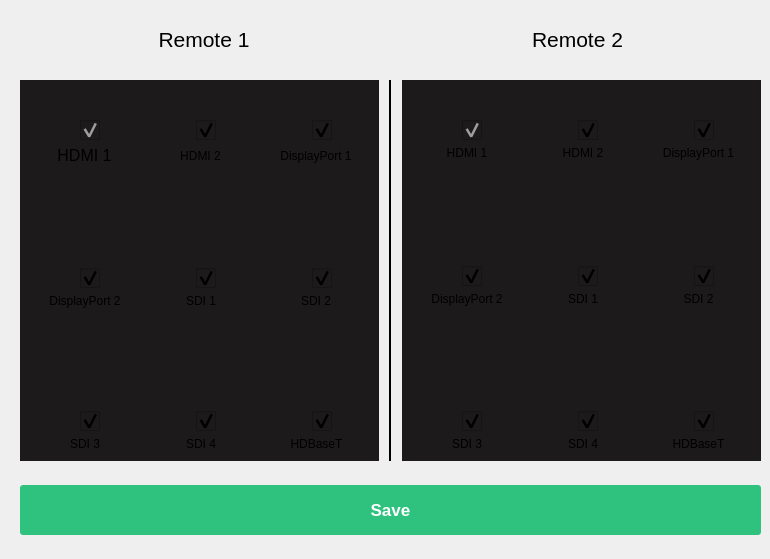
     <widget class="QWidget" name="page_2">
      <property name="styleSheet">
       <string notr="true">QCheckBox::indicator {
     width: 20px;
     height: 20px;
 }
QCheckBox{
margin-left:50%; margin-right:50%;
}

QLabel{
font: 12pt &quot;MS Shell Dlg 2&quot;;
text-align:center;
}

</string>
      </property>
      <widget class="QWidget" name="horizontalLayoutWidget_5">
       <property name="geometry">
        <rect>
         <x>20</x>
         <y>80</y>
         <width>741</width>
         <height>381</height>
        </rect>
       </property>
       <layout class="QHBoxLayout" name="horizontalLayout_6">
        <property name="spacing">
         <number>10</number>
        </property>
        <item>
         <widget class="QFrame" name="frame">
          <property name="font">
           <font>
            <family>Ubuntu Mono</family>
            <pointsize>21</pointsize>
           </font>
          </property>
          <property name="styleSheet">
           <string notr="true">background-color: rgb(28, 26, 26);</string>
          </property>
          <widget class="QWidget" name="gridLayoutWidget_3">
           <property name="geometry">
            <rect>
             <x>10</x>
             <y>40</y>
             <width>341</width>
             <height>331</height>
            </rect>
           </property>
           <layout class="QGridLayout" name="gridLayout_3">
            <property name="leftMargin">
             <number>0</number>
            </property>
            <property name="topMargin">
             <number>0</number>
            </property>
            <property name="rightMargin">
             <number>0</number>
            </property>
            <property name="bottomMargin">
             <number>0</number>
            </property>
            <item row="7" column="2" alignment="Qt::AlignHCenter">
             <widget class="QLabel" name="label_17">
              <property name="text">
               <string>HDBaseT</string>
              </property>
              <property name="alignment">
               <set>Qt::AlignCenter</set>
              </property>
             </widget>
            </item>
            <item row="1" column="1" alignment="Qt::AlignHCenter">
             <widget class="QLabel" name="label_18">
              <property name="text">
               <string>HDMI 2</string>
              </property>
              <property name="alignment">
               <set>Qt::AlignCenter</set>
              </property>
             </widget>
            </item>
            <item row="6" column="1" alignment="Qt::AlignHCenter">
             <widget class="QCheckBox" name="checkBox_8">
              <property name="font">
               <font>
                <pointsize>-1</pointsize>
                <bold>true</bold>
               </font>
              </property>
              <property name="text">
               <string/>
              </property>
              <property name="checked">
               <bool>true</bool>
              </property>
             </widget>
            </item>
            <item row="1" column="2" alignment="Qt::AlignHCenter">
             <widget class="QLabel" name="label_31">
              <property name="text">
               <string>DisplayPort 1</string>
              </property>
              <property name="alignment">
               <set>Qt::AlignCenter</set>
              </property>
             </widget>
            </item>
            <item row="2" column="0">
             <widget class="QLabel" name="label_32">
              <property name="text">
               <string/>
              </property>
             </widget>
            </item>
            <item row="0" column="1" alignment="Qt::AlignLeft">
             <widget class="QCheckBox" name="checkBox_2">
              <property name="sizePolicy">
               <sizepolicy hsizetype="Ignored" vsizetype="Fixed">
                <horstretch>0</horstretch>
                <verstretch>0</verstretch>
               </sizepolicy>
              </property>
              <property name="font">
               <font>
                <pointsize>-1</pointsize>
                <bold>true</bold>
               </font>
              </property>
              <property name="text">
               <string/>
              </property>
              <property name="checked">
               <bool>true</bool>
              </property>
             </widget>
            </item>
            <item row="4" column="2" alignment="Qt::AlignHCenter">
             <widget class="QLabel" name="label_33">
              <property name="text">
               <string>SDI 2</string>
              </property>
              <property name="alignment">
               <set>Qt::AlignCenter</set>
              </property>
             </widget>
            </item>
            <item row="6" column="2" alignment="Qt::AlignHCenter">
             <widget class="QCheckBox" name="checkBox_9">
              <property name="font">
               <font>
                <pointsize>-1</pointsize>
                <bold>true</bold>
               </font>
              </property>
              <property name="text">
               <string/>
              </property>
              <property name="checked">
               <bool>true</bool>
              </property>
             </widget>
            </item>
            <item row="3" column="0" alignment="Qt::AlignHCenter">
             <widget class="QCheckBox" name="checkBox_4">
              <property name="font">
               <font>
                <pointsize>-1</pointsize>
                <bold>true</bold>
               </font>
              </property>
              <property name="text">
               <string/>
              </property>
              <property name="checked">
               <bool>true</bool>
              </property>
             </widget>
            </item>
            <item row="4" column="0" alignment="Qt::AlignHCenter">
             <widget class="QLabel" name="label_3">
              <property name="sizePolicy">
               <sizepolicy hsizetype="Preferred" vsizetype="Fixed">
                <horstretch>0</horstretch>
                <verstretch>0</verstretch>
               </sizepolicy>
              </property>
              <property name="text">
               <string>DisplayPort 2</string>
              </property>
              <property name="alignment">
               <set>Qt::AlignCenter</set>
              </property>
             </widget>
            </item>
            <item row="3" column="2" alignment="Qt::AlignHCenter">
             <widget class="QCheckBox" name="checkBox_6">
              <property name="font">
               <font>
                <pointsize>-1</pointsize>
                <bold>true</bold>
               </font>
              </property>
              <property name="text">
               <string/>
              </property>
              <property name="checked">
               <bool>true</bool>
              </property>
             </widget>
            </item>
            <item row="0" column="2" alignment="Qt::AlignLeft">
             <widget class="QCheckBox" name="checkBox_3">
              <property name="sizePolicy">
               <sizepolicy hsizetype="Ignored" vsizetype="Fixed">
                <horstretch>0</horstretch>
                <verstretch>0</verstretch>
               </sizepolicy>
              </property>
              <property name="font">
               <font>
                <pointsize>-1</pointsize>
                <bold>true</bold>
               </font>
              </property>
              <property name="text">
               <string/>
              </property>
              <property name="checked">
               <bool>true</bool>
              </property>
             </widget>
            </item>
            <item row="3" column="1" alignment="Qt::AlignHCenter">
             <widget class="QCheckBox" name="checkBox_5">
              <property name="font">
               <font>
                <pointsize>-1</pointsize>
                <bold>true</bold>
               </font>
              </property>
              <property name="text">
               <string/>
              </property>
              <property name="checked">
               <bool>true</bool>
              </property>
             </widget>
            </item>
            <item row="0" column="0" alignment="Qt::AlignLeft">
             <widget class="QCheckBox" name="checkBox_1">
              <property name="enabled">
               <bool>false</bool>
              </property>
              <property name="sizePolicy">
               <sizepolicy hsizetype="Ignored" vsizetype="Fixed">
                <horstretch>0</horstretch>
                <verstretch>0</verstretch>
               </sizepolicy>
              </property>
              <property name="font">
               <font>
                <pointsize>-1</pointsize>
                <bold>true</bold>
                <strikeout>true</strikeout>
               </font>
              </property>
              <property name="layoutDirection">
               <enum>Qt::LeftToRight</enum>
              </property>
              <property name="text">
               <string/>
              </property>
              <property name="checked">
               <bool>true</bool>
              </property>
             </widget>
            </item>
            <item row="7" column="1" alignment="Qt::AlignHCenter">
             <widget class="QLabel" name="label_4">
              <property name="text">
               <string>SDI 4</string>
              </property>
              <property name="alignment">
               <set>Qt::AlignCenter</set>
              </property>
             </widget>
            </item>
            <item row="6" column="0" alignment="Qt::AlignHCenter">
             <widget class="QCheckBox" name="checkBox_7">
              <property name="font">
               <font>
                <pointsize>-1</pointsize>
                <bold>true</bold>
               </font>
              </property>
              <property name="layoutDirection">
               <enum>Qt::LeftToRight</enum>
              </property>
              <property name="text">
               <string/>
              </property>
              <property name="checked">
               <bool>true</bool>
              </property>
             </widget>
            </item>
            <item row="4" column="1" alignment="Qt::AlignHCenter">
             <widget class="QLabel" name="label_34">
              <property name="text">
               <string>SDI 1</string>
              </property>
              <property name="alignment">
               <set>Qt::AlignCenter</set>
              </property>
             </widget>
            </item>
            <item row="7" column="0" alignment="Qt::AlignHCenter">
             <widget class="QLabel" name="label_35">
              <property name="sizePolicy">
               <sizepolicy hsizetype="Preferred" vsizetype="Fixed">
                <horstretch>0</horstretch>
                <verstretch>0</verstretch>
               </sizepolicy>
              </property>
              <property name="text">
               <string>SDI 3</string>
              </property>
              <property name="alignment">
               <set>Qt::AlignCenter</set>
              </property>
             </widget>
            </item>
            <item row="1" column="0" alignment="Qt::AlignHCenter">
             <widget class="QLabel" name="label_36">
              <property name="sizePolicy">
               <sizepolicy hsizetype="Preferred" vsizetype="Fixed">
                <horstretch>0</horstretch>
                <verstretch>0</verstretch>
               </sizepolicy>
              </property>
              <property name="font">
               <font>
                <family>MS Shell Dlg 2</family>
                <pointsize>12</pointsize>
                <italic>false</italic>
                <bold>false</bold>
                <strikeout>false</strikeout>
               </font>
              </property>
              <property name="text">
               <string>HDMI 1</string>
              </property>
              <property name="alignment">
               <set>Qt::AlignCenter</set>
              </property>
             </widget>
            </item>
            <item row="5" column="0">
             <widget class="QLabel" name="label_37">
              <property name="text">
               <string/>
              </property>
             </widget>
            </item>
           </layout>
          </widget>
         </widget>
        </item>
        <item>
         <widget class="Line" name="line_3">
          <property name="frameShadow">
           <enum>QFrame::Plain</enum>
          </property>
          <property name="lineWidth">
           <number>2</number>
          </property>
          <property name="orientation">
           <enum>Qt::Vertical</enum>
          </property>
         </widget>
        </item>
        <item>
         <widget class="QFrame" name="frame_3">
          <property name="font">
           <font>
            <family>Ubuntu Mono</family>
            <pointsize>21</pointsize>
           </font>
          </property>
          <property name="styleSheet">
           <string notr="true">background-color: rgb(28, 26, 26);</string>
          </property>
          <widget class="QWidget" name="gridLayoutWidget_4">
           <property name="geometry">
            <rect>
             <x>10</x>
             <y>40</y>
             <width>341</width>
             <height>331</height>
            </rect>
           </property>
           <layout class="QGridLayout" name="gridLayout_4" rowstretch="0,0,0,0,0,0,0,0">
            <item row="4" column="2">
             <widget class="QLabel" name="label_38">
              <property name="text">
               <string>SDI 2</string>
              </property>
              <property name="alignment">
               <set>Qt::AlignCenter</set>
              </property>
             </widget>
            </item>
            <item row="0" column="2">
             <widget class="QCheckBox" name="checkBox_12">
              <property name="font">
               <font>
                <pointsize>-1</pointsize>
                <bold>true</bold>
               </font>
              </property>
              <property name="text">
               <string/>
              </property>
              <property name="checked">
               <bool>true</bool>
              </property>
             </widget>
            </item>
            <item row="0" column="0">
             <widget class="QCheckBox" name="checkBox_10">
              <property name="enabled">
               <bool>false</bool>
              </property>
              <property name="font">
               <font>
                <pointsize>-1</pointsize>
                <bold>true</bold>
               </font>
              </property>
              <property name="text">
               <string/>
              </property>
              <property name="checked">
               <bool>true</bool>
              </property>
             </widget>
            </item>
            <item row="3" column="0">
             <widget class="QCheckBox" name="checkBox_13">
              <property name="font">
               <font>
                <pointsize>-1</pointsize>
                <bold>true</bold>
               </font>
              </property>
              <property name="text">
               <string/>
              </property>
              <property name="checked">
               <bool>true</bool>
              </property>
             </widget>
            </item>
            <item row="6" column="2">
             <widget class="QCheckBox" name="checkBox_18">
              <property name="font">
               <font>
                <pointsize>-1</pointsize>
                <bold>true</bold>
               </font>
              </property>
              <property name="text">
               <string/>
              </property>
              <property name="checked">
               <bool>true</bool>
              </property>
             </widget>
            </item>
            <item row="7" column="0">
             <widget class="QLabel" name="label_39">
              <property name="sizePolicy">
               <sizepolicy hsizetype="Preferred" vsizetype="Fixed">
                <horstretch>0</horstretch>
                <verstretch>0</verstretch>
               </sizepolicy>
              </property>
              <property name="text">
               <string>SDI 3</string>
              </property>
              <property name="alignment">
               <set>Qt::AlignCenter</set>
              </property>
             </widget>
            </item>
            <item row="1" column="1">
             <widget class="QLabel" name="label_40">
              <property name="text">
               <string>HDMI 2</string>
              </property>
              <property name="alignment">
               <set>Qt::AlignCenter</set>
              </property>
             </widget>
            </item>
            <item row="5" column="0">
             <widget class="QLabel" name="label_41">
              <property name="text">
               <string/>
              </property>
             </widget>
            </item>
            <item row="1" column="2">
             <widget class="QLabel" name="label_42">
              <property name="text">
               <string>DisplayPort 1</string>
              </property>
              <property name="alignment">
               <set>Qt::AlignCenter</set>
              </property>
             </widget>
            </item>
            <item row="4" column="0">
             <widget class="QLabel" name="label_43">
              <property name="sizePolicy">
               <sizepolicy hsizetype="Preferred" vsizetype="Fixed">
                <horstretch>0</horstretch>
                <verstretch>0</verstretch>
               </sizepolicy>
              </property>
              <property name="text">
               <string>DisplayPort 2</string>
              </property>
              <property name="alignment">
               <set>Qt::AlignCenter</set>
              </property>
             </widget>
            </item>
            <item row="1" column="0">
             <widget class="QLabel" name="label_44">
              <property name="sizePolicy">
               <sizepolicy hsizetype="Preferred" vsizetype="Fixed">
                <horstretch>0</horstretch>
                <verstretch>0</verstretch>
               </sizepolicy>
              </property>
              <property name="text">
               <string>HDMI 1</string>
              </property>
              <property name="alignment">
               <set>Qt::AlignCenter</set>
              </property>
             </widget>
            </item>
            <item row="6" column="1">
             <widget class="QCheckBox" name="checkBox_17">
              <property name="font">
               <font>
                <pointsize>-1</pointsize>
                <bold>true</bold>
               </font>
              </property>
              <property name="text">
               <string/>
              </property>
              <property name="checked">
               <bool>true</bool>
              </property>
             </widget>
            </item>
            <item row="7" column="1">
             <widget class="QLabel" name="label_45">
              <property name="text">
               <string>SDI 4</string>
              </property>
              <property name="alignment">
               <set>Qt::AlignCenter</set>
              </property>
             </widget>
            </item>
            <item row="7" column="2">
             <widget class="QLabel" name="label_46">
              <property name="text">
               <string>HDBaseT</string>
              </property>
              <property name="alignment">
               <set>Qt::AlignCenter</set>
              </property>
             </widget>
            </item>
            <item row="0" column="1">
             <widget class="QCheckBox" name="checkBox_11">
              <property name="font">
               <font>
                <pointsize>-1</pointsize>
                <bold>true</bold>
               </font>
              </property>
              <property name="text">
               <string/>
              </property>
              <property name="checked">
               <bool>true</bool>
              </property>
             </widget>
            </item>
            <item row="3" column="2">
             <widget class="QCheckBox" name="checkBox_15">
              <property name="font">
               <font>
                <pointsize>-1</pointsize>
                <bold>true</bold>
               </font>
              </property>
              <property name="text">
               <string/>
              </property>
              <property name="checked">
               <bool>true</bool>
              </property>
             </widget>
            </item>
            <item row="3" column="1">
             <widget class="QCheckBox" name="checkBox_14">
              <property name="font">
               <font>
                <pointsize>-1</pointsize>
                <bold>true</bold>
               </font>
              </property>
              <property name="text">
               <string/>
              </property>
              <property name="checked">
               <bool>true</bool>
              </property>
             </widget>
            </item>
            <item row="4" column="1">
             <widget class="QLabel" name="label_47">
              <property name="text">
               <string>SDI 1</string>
              </property>
              <property name="alignment">
               <set>Qt::AlignCenter</set>
              </property>
             </widget>
            </item>
            <item row="6" column="0">
             <widget class="QCheckBox" name="checkBox_16">
              <property name="font">
               <font>
                <pointsize>-1</pointsize>
                <bold>true</bold>
               </font>
              </property>
              <property name="text">
               <string/>
              </property>
              <property name="checked">
               <bool>true</bool>
              </property>
             </widget>
            </item>
            <item row="2" column="0">
             <widget class="QLabel" name="label_48">
              <property name="text">
               <string/>
              </property>
             </widget>
            </item>
           </layout>
          </widget>
         </widget>
        </item>
       </layout>
      </widget>
      <widget class="QWidget" name="horizontalLayoutWidget_6">
       <property name="geometry">
        <rect>
         <x>20</x>
         <y>470</y>
         <width>741</width>
         <height>80</height>
        </rect>
       </property>
       <layout class="QHBoxLayout" name="horizontalLayout_7">
        <property name="leftMargin">
         <number>0</number>
        </property>
        <property name="topMargin">
         <number>15</number>
        </property>
        <property name="rightMargin">
         <number>0</number>
        </property>
        <property name="bottomMargin">
         <number>15</number>
        </property>
        <item>
         <widget class="QPushButton" name="btn_saveConfigs">
          <property name="sizePolicy">
           <sizepolicy hsizetype="Ignored" vsizetype="Ignored">
            <horstretch>0</horstretch>
            <verstretch>0</verstretch>
           </sizepolicy>
          </property>
          <property name="font">
           <font>
            <pointsize>13</pointsize>
            <bold>true</bold>
           </font>
          </property>
          <property name="styleSheet">
           <string notr="true">background-color: rgb(46, 194, 126);
border-radius: 3px;
color: white;
font-weight:bold;</string>
          </property>
          <property name="text">
           <string>Save</string>
          </property>
         </widget>
        </item>
       </layout>
      </widget>
      <widget class="QWidget" name="horizontalLayoutWidget_7">
       <property name="geometry">
        <rect>
         <x>20</x>
         <y>19</y>
         <width>741</width>
         <height>41</height>
        </rect>
       </property>
       <layout class="QHBoxLayout" name="horizontalLayout_8">
        <item>
         <widget class="QLabel" name="label_49">
          <property name="font">
           <font>
            <family>MS Shell Dlg 2</family>
            <pointsize>-1</pointsize>
            <italic>false</italic>
            <bold>false</bold>
           </font>
          </property>
          <property name="styleSheet">
           <string notr="true">font-size:21px;</string>
          </property>
          <property name="text">
           <string>Remote 1</string>
          </property>
          <property name="alignment">
           <set>Qt::AlignCenter</set>
          </property>
         </widget>
        </item>
        <item>
         <widget class="QLabel" name="label_50">
          <property name="styleSheet">
           <string notr="true">font-size:21px;</string>
          </property>
          <property name="text">
           <string>Remote 2</string>
          </property>
          <property name="alignment">
           <set>Qt::AlignCenter</set>
          </property>
         </widget>
        </item>
       </layout>
      </widget>
     </widget>
